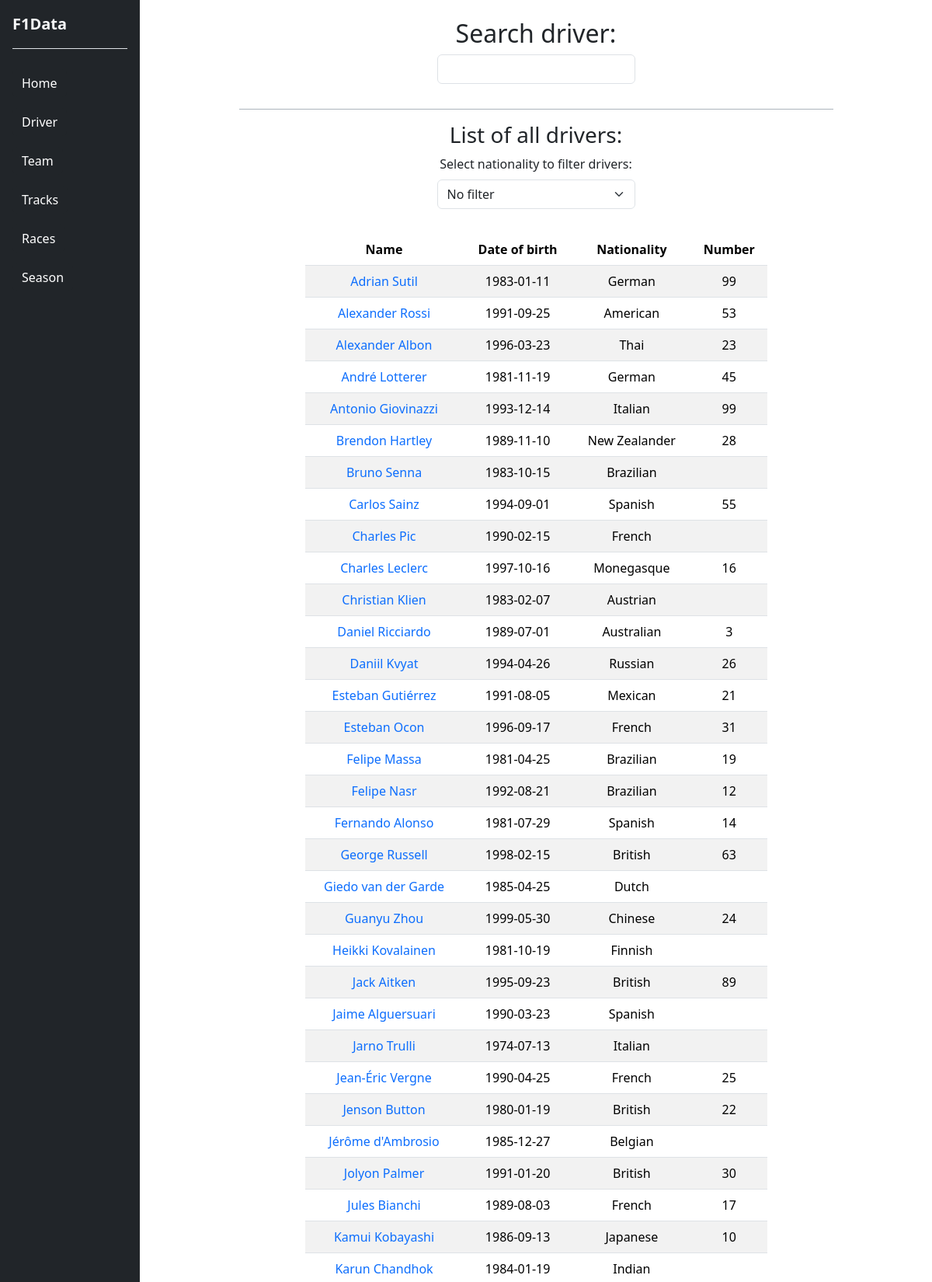
The app's page /driver.php?page=list (upper part) with its own data.
### tables this page shows
create table Driver (
     idDriver int not null auto_increment,
     driverName char(255) not null,
     driverSurname char(255) not null,
     nationality char(255) not null,
     dateOfBirth date not null,
     permanentNumber int check (permanentNumber > 0),
     primary key (idDriver));

### driver.php (called while the page is built, shortened)
<?php
require_once 'bootstrap.php';
require 'template/base.php';

### db/database.php (called while the page is built, shortened)
<?php
class DatabaseHelper {
    private $db;
    public function __construct($servername, $username, $password, $dbname, $port){
        $this->db = new mysqli($servername, $username, $password, $dbname, $port);
    }
    public function getAllDriver() {
        $stmt = $this->db->prepare("SELECT * FROM Driver ORDER BY driverName");
        $stmt->execute();
        $result = $stmt->get_result();
        return $result->fetch_all(MYSQLI_ASSOC);
    }
}

### bootstrap.php (called while the page is built, shortened)
<?php
require "db/database.php";
$db = new DatabaseHelper("localhost", "root", "", "F1Data", 3306);

### template/driver/driverListPage.php (the view, shortened to what this page needs)
<main class="float-end d-flex align-items-center flex-column overflow-auto text-center">
    <?php
    $drivers = $db->getAllDriver();
    ?>
        <div class="col-3 text-center mt-4">
            <h2>Search driver:</h2>
            <div class="d-flex justify-content-center mb-3">
                <div class="driverSearchDiv align-items-center">
                    <label for="searchDriver" class="">
                        <input type="text" name="searchDriver" class="form-control w-100" id="searchDriver">
                    </label>
                </div>
            </div>
        </div>
        <h3 class="mt-3 pt-3 w-75 border-top border-dark-subtle">List of all drivers:</h3>
        <label for="filterSelect">Select nationality to filter drivers: </label>
        <select class="form-select my-2 col-3 w-25" name="filterSelect" id="nationalitySelect">
            <option selected>No filter</option>
        </select>
        <div class="tableDiv col-7 mt-4">
            <table class="table text-center table-striped" id="allDriverTable">
                <thead class="sticky-top z-0">
                    <tr>
                        <th scope="col">Name</th>
                        <th scope="col">Date of birth</th>
                        <th scope="col">Nationality</th>
                        <th scope="col">Number</th>
                    </tr>
                </thead>
                <tbody id="driverTableBody">
                    <?php foreach($drivers as $driver): ?>
                    <tr>
                        <td><a href="./driver.php?page=detail&driverId=<?php echo $driver['idDriver']; ?>"><?php echo $driver['driverName'] . ' ' . $driver['driverSurname']; ?></a></td>
                        <td><?php echo $driver['dateOfBirth']; ?></td>
                        <td><?php echo $driver['nationality']; ?></td>
                        <td><?php echo $driver['permanentNumber']; ?></td>
                    </tr>
                    <?php endforeach; ?>
                </tbody>
            </table>
        </div>
    </main>

### style/style.css (style rules this page uses)
body { margin: 0; overflow-y: hidden; }
table a { text-decoration: none; }
main { width: 85%; height: 100vh; }
.tableDiv { max-height: 60%; overflow: auto; }

### records on screen
driver: driverName "Adrian", driverSurname "Sutil", dateOfBirth "1983-01-11", nationality "German", permanentNumber "99"
driver: driverName "Alexander", driverSurname "Rossi", dateOfBirth "1991-09-25", nationality "American", permanentNumber "53"
driver: driverName "Alexander", driverSurname "Albon", dateOfBirth "1996-03-23", nationality "Thai", permanentNumber "23"
driver: driverName "André", driverSurname "Lotterer", dateOfBirth "1981-11-19", nationality "German", permanentNumber "45"
driver: driverName "Antonio", driverSurname "Giovinazzi", dateOfBirth "1993-12-14", nationality "Italian", permanentNumber "99"
driver: driverName "Brendon", driverSurname "Hartley", dateOfBirth "1989-11-10", nationality "New Zealander", permanentNumber "28"
driver: driverName "Bruno", driverSurname "Senna", dateOfBirth "1983-10-15", nationality "Brazilian"
driver: driverName "Carlos", driverSurname "Sainz", dateOfBirth "1994-09-01", nationality "Spanish", permanentNumber "55"
driver: driverName "Charles", driverSurname "Pic", dateOfBirth "1990-02-15", nationality "French"
driver: driverName "Charles", driverSurname "Leclerc", dateOfBirth "1997-10-16", nationality "Monegasque", permanentNumber "16"
driver: driverName "Christian", driverSurname "Klien", dateOfBirth "1983-02-07", nationality "Austrian"
driver: driverName "Daniel", driverSurname "Ricciardo", dateOfBirth "1989-07-01", nationality "Australian", permanentNumber "3"
driver: driverName "Daniil", driverSurname "Kvyat", dateOfBirth "1994-04-26", nationality "Russian", permanentNumber "26"
driver: driverName "Esteban", driverSurname "Gutiérrez", dateOfBirth "1991-08-05", nationality "Mexican", permanentNumber "21"
driver: driverName "Esteban", driverSurname "Ocon", dateOfBirth "1996-09-17", nationality "French", permanentNumber "31"
driver: driverName "Felipe", driverSurname "Massa", dateOfBirth "1981-04-25", nationality "Brazilian", permanentNumber "19"
driver: driverName "Felipe", driverSurname "Nasr", dateOfBirth "1992-08-21", nationality "Brazilian", permanentNumber "12"
driver: driverName "Fernando", driverSurname "Alonso", dateOfBirth "1981-07-29", nationality "Spanish", permanentNumber "14"
driver: driverName "George", driverSurname "Russell", dateOfBirth "1998-02-15", nationality "British", permanentNumber "63"
driver: driverName "Giedo", driverSurname "van der Garde", dateOfBirth "1985-04-25", nationality "Dutch"
driver: driverName "Guanyu", driverSurname "Zhou", dateOfBirth "1999-05-30", nationality "Chinese", permanentNumber "24"
driver: driverName "Heikki", driverSurname "Kovalainen", dateOfBirth "1981-10-19", nationality "Finnish"
driver: driverName "Jack", driverSurname "Aitken", dateOfBirth "1995-09-23", nationality "British", permanentNumber "89"
driver: driverName "Jaime", driverSurname "Alguersuari", dateOfBirth "1990-03-23", nationality "Spanish"
driver: driverName "Jarno", driverSurname "Trulli", dateOfBirth "1974-07-13", nationality "Italian"
driver: driverName "Jean-Éric", driverSurname "Vergne", dateOfBirth "1990-04-25", nationality "French", permanentNumber "25"
driver: driverName "Jenson", driverSurname "Button", dateOfBirth "1980-01-19", nationality "British", permanentNumber "22"
driver: driverName "Jérôme", driverSurname "d'Ambrosio", dateOfBirth "1985-12-27", nationality "Belgian"
driver: driverName "Jolyon", driverSurname "Palmer", dateOfBirth "1991-01-20", nationality "British", permanentNumber "30"
driver: driverName "Jules", driverSurname "Bianchi", dateOfBirth "1989-08-03", nationality "French", permanentNumber "17"
driver: driverName "Kamui", driverSurname "Kobayashi", dateOfBirth "1986-09-13", nationality "Japanese", permanentNumber "10"
driver: driverName "Karun", driverSurname "Chandhok", dateOfBirth "1984-01-19", nationality "Indian"
